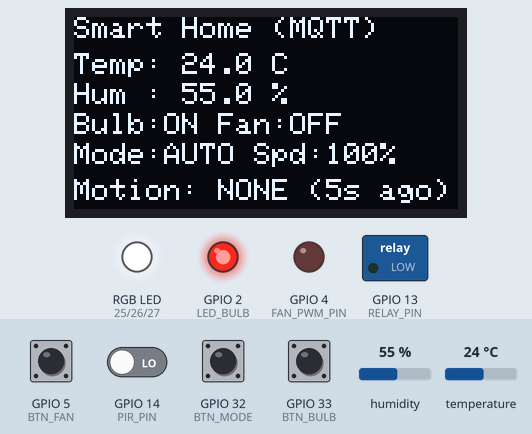
Bench run of a sketch on a simulated ESP32. Parts: 128×64 one-colour display, switched loads named in the sketch (green lamp = pin HIGH), an RGB LED mixed from three pins (HIGH = lit), output pins drawn as LEDs (lit = HIGH). The test bench sets the inputs (shaded band); at power-on: GPIO 5 (BTN_FAN), GPIO 32 (BTN_MODE), GPIO 33 (BTN_BULB) HIGH, GPIO 14 (PIR_PIN) LOW, temperature 24 °C, humidity 55 %. WiFi joins after 1.5 s; servers stay silent unless stated; no MQTT or app messages arrive unless stated; what the sketch prints to the serial monitor is not drawn.

Above: at 5.8 s.
5.9 s: temperature set to 27.3 °C
At 10.4 s:
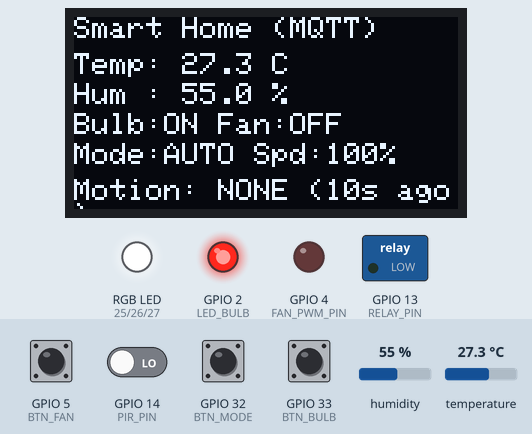
10.5 s: temperature set to 28.7 °C
At 12.3 s:
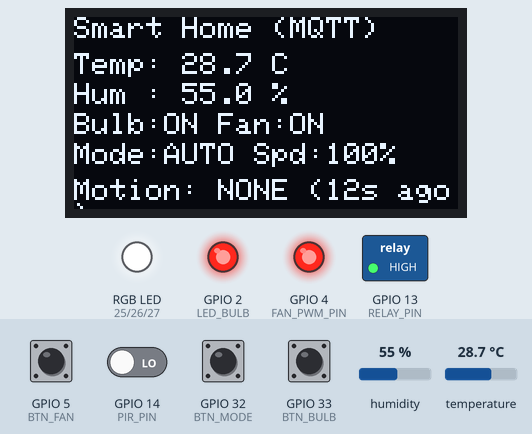
16.5 s: GPIO 33 (BTN_BULB) pulled LOW for 0.15 s
At 17.9 s:
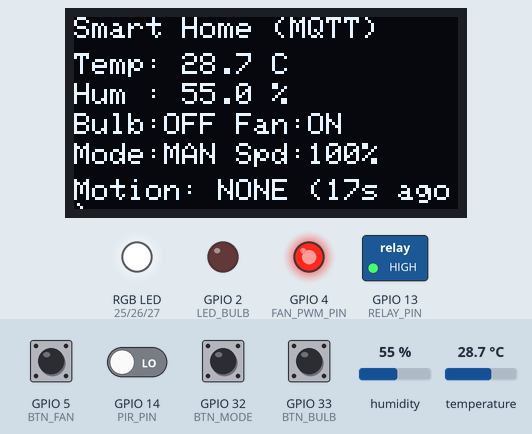
21.5 s: GPIO 14 (PIR_PIN) driven HIGH
At 21.8 s:
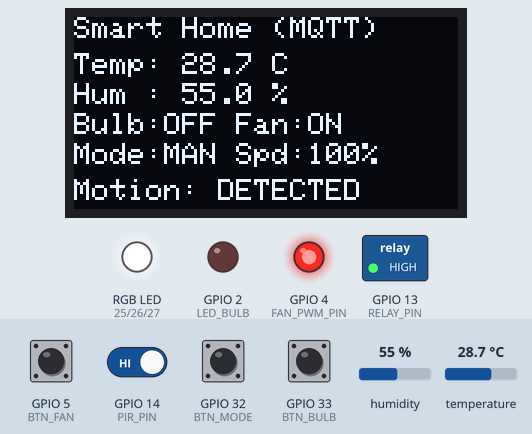
27.0 s: GPIO 5 (BTN_FAN) pulled LOW for 0.15 s
At 29.3 s:
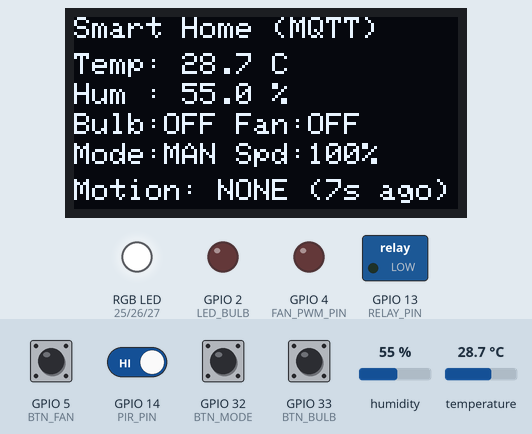
32.0 s: GPIO 32 (BTN_MODE) pulled LOW for 1 s
At 52.3 s:
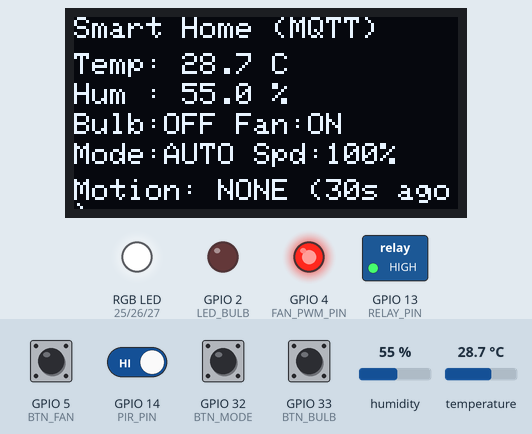
Timing chart, 0 to 53.8 s (numbered marks = the images above; inputs shaded):
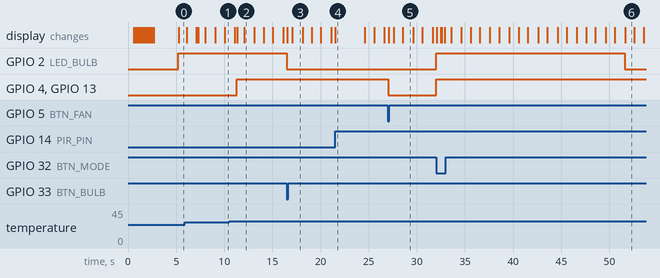

The sketch:

sketch.ino
```cpp
/*******************************************************
 * SMART BULB & FAN IoT SYSTEM (MQTT + AUTO/MANUAL + BUTTON CONTROL)
 * Author: nikhil, Sumit Kumar, Akshat Kumar, Vishal Thakur
 *******************************************************/

#include <Arduino.h>
#include <WiFi.h>
#include <PubSubClient.h>
#include <Wire.h>
#include <Adafruit_GFX.h>
#include <Adafruit_SSD1306.h>
#include <DHT.h>

// ---------- Pin Definitions ----------
#define DHT_PIN 15
#define PIR_PIN 14
#define LED_BULB 2
#define FAN_PWM_PIN 4
#define RELAY_PIN 13

#define BTN_MODE 32
#define BTN_BULB 33
#define BTN_FAN 5

#define RGB_R_PIN 25
#define RGB_G_PIN 26
#define RGB_B_PIN 27

#define DHTTYPE DHT22
DHT dht(DHT_PIN, DHTTYPE);

// ---------- OLED ----------
#define SCREEN_WIDTH 128
#define SCREEN_HEIGHT 64
#define OLED_RESET -1
Adafruit_SSD1306 display(SCREEN_WIDTH, SCREEN_HEIGHT, &Wire, OLED_RESET);

// ---------- WiFi ----------
const char *ssid = "Wokwi-GUEST";
const char *password = "";
const char *mqtt_server = "broker.hivemq.com";

WiFiClient espClient;
PubSubClient client(espClient);

// ---------- Variables ----------
bool motion = false;
bool bulbOn = false;
bool fanOn = false;
bool isManualMode = false;

int fanSpeed = 100;
unsigned long lastMotionTime = 0;

unsigned long lastModePress = 0;
unsigned long lastFanPress = 0;
unsigned long lastBulbPress = 0;

const unsigned long DEBOUNCE_DELAY = 400;
const unsigned long MOTION_DELAY = 30000;

char colorHEX[8] = "#FFFFFF";

// ---------- MQTT Topics ----------
#define TOPIC_TEMP "nikhil/home/temp"
#define TOPIC_HUM "nikhil/home/hum"
#define TOPIC_BULB "nikhil/home/bulb"
#define TOPIC_FAN "nikhil/home/fan"
#define TOPIC_FAN_SPEED "nikhil/home/fan/speed"
#define TOPIC_COLOR "nikhil/home/color"
#define TOPIC_MODE "nikhil/home/mode"
#define TOPIC_MOTION "nikhil/home/motion"

#define TOPIC_CTRL_BULB "nikhil/home/control/bulb"
#define TOPIC_CTRL_FAN "nikhil/home/control/fan"
#define TOPIC_CTRL_FAN_SPEED "nikhil/home/control/fan/speed"
#define TOPIC_CTRL_COLOR "nikhil/home/control/color"
#define TOPIC_CTRL_MODE "nikhil/home/control/mode"

// ---------- Interrupt ----------
void IRAM_ATTR motionISR()
{
  motion = true;
  lastMotionTime = millis();
  Serial.println("📡 PIR detected motion!");
}

// ---------- RGB ----------
void setRGB(uint8_t r, uint8_t g, uint8_t b)
{
  analogWrite(RGB_R_PIN, r);
  analogWrite(RGB_G_PIN, g);
  analogWrite(RGB_B_PIN, b);
  sprintf(colorHEX, "#%02X%02X%02X", r, g, b);
  client.publish(TOPIC_COLOR, colorHEX);
  Serial.printf("🎨 RGB Color Set: R=%d, G=%d, B=%d (%s)\n", r, g, b, colorHEX);
}

// ---------- Device Control ----------
void setBulb(bool state, bool fromManual = false)
{
  bulbOn = state;
  digitalWrite(LED_BULB, state ? HIGH : LOW);
  client.publish(TOPIC_BULB, state ? "ON" : "OFF");
  Serial.printf("💡 Bulb %s [%s]\n", state ? "ON" : "OFF", fromManual ? "MANUAL" : "AUTO");

  if (fromManual)
  {
    isManualMode = true;
    client.publish(TOPIC_MODE, "MANUAL");
    Serial.println("🔧 Switched to MANUAL mode (Bulb control)");
  }
}

void setFan(bool state, bool fromManual = false)
{
  fanOn = state;
  digitalWrite(RELAY_PIN, state ? HIGH : LOW);
  analogWrite(FAN_PWM_PIN, fanOn ? map(fanSpeed, 0, 100, 0, 255) : 0);

  client.publish(TOPIC_FAN, state ? "ON" : "OFF");
  Serial.printf("🌀 Fan %s @ %d%% [%s]\n", state ? "ON" : "OFF", fanSpeed, fromManual ? "MANUAL" : "AUTO");

  if (fromManual)
  {
    isManualMode = true;
    client.publish(TOPIC_MODE, "MANUAL");
    Serial.println("🔧 Switched to MANUAL mode (Fan control)");
  }
}

void setFanSpeed(int speed)
{
  fanSpeed = constrain(speed, 0, 100);
  if (fanOn)
    analogWrite(FAN_PWM_PIN, map(fanSpeed, 0, 100, 0, 255));
  char buf[8];
  sprintf(buf, "%d", fanSpeed);
  client.publish(TOPIC_FAN_SPEED, buf);
  Serial.printf("⚡ Fan Speed Set: %d%%\n", fanSpeed);
}

// ---------- OLED WITH MOTION TIME ----------
void updateOLED(float t, float h)
{
  display.clearDisplay();
  display.setTextColor(SSD1306_WHITE);
  display.setTextSize(1);

  display.setCursor(0, 0);
  display.println("Smart Home (MQTT)");

  display.setCursor(0, 12);
  display.printf("Temp: %.1f C", t);

  display.setCursor(0, 22);
  display.printf("Hum : %.1f %%", h);

  display.setCursor(0, 32);
  display.printf("Bulb:%s Fan:%s", bulbOn ? "ON" : "OFF", fanOn ? "ON" : "OFF");

  display.setCursor(0, 42);
  display.printf("Mode:%s Spd:%d%%", isManualMode ? "MAN" : "AUTO", fanSpeed);

  // ---- NEW MOTION STATUS LINE ----
  display.setCursor(0, 54);
  unsigned long inactive = (millis() - lastMotionTime) / 1000;

  if (inactive < 3)
    display.print("Motion: DETECTED");
  else
    display.printf("Motion: NONE (%lus ago)", inactive);

  display.display();
}

// ---------- Mode Toggle ----------
void toggleMode()
{
  isManualMode = !isManualMode;
  client.publish(TOPIC_MODE, isManualMode ? "MANUAL" : "AUTO");
  Serial.printf("🔄 Mode Toggled: %s\n", isManualMode ? "MANUAL" : "AUTO");
}

// ---------- Publish All States ----------
void publishAllStates()
{
  client.publish(TOPIC_MODE, isManualMode ? "MANUAL" : "AUTO");
  client.publish(TOPIC_BULB, bulbOn ? "ON" : "OFF");
  client.publish(TOPIC_FAN, fanOn ? "ON" : "OFF");
  client.publish(TOPIC_COLOR, colorHEX);

  char buf[8];
  sprintf(buf, "%d", fanSpeed);
  client.publish(TOPIC_FAN_SPEED, buf);

  client.publish(TOPIC_MOTION, "NONE");
  Serial.println("📤 Published all states to MQTT");
}

// ---------- MQTT Callback ----------
void callback(char *topic, byte *message, unsigned int length)
{
  String msg;
  for (int i = 0; i < length; i++)
    msg += (char)message[i];

  Serial.printf("📥 MQTT Received: %s = %s\n", topic, msg.c_str());

  if (String(topic) == TOPIC_CTRL_BULB)
    setBulb(msg == "ON", true);
  else if (String(topic) == TOPIC_CTRL_FAN)
    setFan(msg == "ON", true);
  else if (String(topic) == TOPIC_CTRL_FAN_SPEED)
    setFanSpeed(msg.toInt());
  else if (String(topic) == TOPIC_CTRL_COLOR)
  {
    uint8_t r = strtol(msg.substring(1, 3).c_str(), NULL, 16);
    uint8_t g = strtol(msg.substring(3, 5).c_str(), NULL, 16);
    uint8_t b = strtol(msg.substring(5, 7).c_str(), NULL, 16);
    setRGB(r, g, b);
  }
  else if (String(topic) == TOPIC_CTRL_MODE)
    toggleMode();
}

void reconnectMQTT()
{
  while (!client.connected())
  {
    Serial.println("🔌 Connecting to MQTT broker...");
    if (client.connect("esp32-nikhil"))
    {
      Serial.println("✅ MQTT Connected!");
      client.subscribe(TOPIC_CTRL_BULB);
      client.subscribe(TOPIC_CTRL_FAN);
      client.subscribe(TOPIC_CTRL_FAN_SPEED);
      client.subscribe(TOPIC_CTRL_COLOR);
      client.subscribe(TOPIC_CTRL_MODE);
      Serial.println("📡 Subscribed to all control topics");
      publishAllStates();
    }
    else
    {
      Serial.printf("❌ MQTT connection failed, rc=%d. Retrying...\n", client.state());
    }
    delay(800);
  }
}

void setupWiFi()
{
  Serial.printf("📶 Connecting to WiFi: %s\n", ssid);
  WiFi.begin(ssid, password);
  while (WiFi.status() != WL_CONNECTED)
  {
    delay(200);
    Serial.print(".");
  }
  Serial.printf("\n✅ WiFi Connected! IP: %s\n", WiFi.localIP().toString().c_str());
}

// ---------- Setup ----------
void setup()
{
  Serial.begin(115200);
  delay(500);
  Serial.println("\n\n" + String('=').substring(0, 50));
  Serial.println("🏠 SMART HOME IoT SYSTEM");
  Serial.println("   by Nikhil, Sumit, Akshat, Vishal");
  Serial.println(String('=').substring(0, 50));

  Serial.println("⚙️  Initializing hardware...");
  pinMode(LED_BULB, OUTPUT);
  pinMode(RELAY_PIN, OUTPUT);
  pinMode(PIR_PIN, INPUT_PULLDOWN);
  pinMode(BTN_MODE, INPUT_PULLUP);
  pinMode(BTN_FAN, INPUT_PULLUP);
  pinMode(BTN_BULB, INPUT_PULLUP);
  Serial.println("✅ GPIO pins configured");

  attachInterrupt(digitalPinToInterrupt(PIR_PIN), motionISR, RISING);
  Serial.println("✅ PIR interrupt attached");

  dht.begin();
  Serial.println("✅ DHT22 sensor initialized");

  setRGB(255, 255, 255);
  Serial.println("✅ RGB LED initialized");

  display.begin(SSD1306_SWITCHCAPVCC, 0x3C);
  Serial.println("✅ OLED display initialized");

  // ---------- CLEAN MINIMAL BOOT ANIMATION ----------
  Serial.println("🎬 Starting boot animation...");
  display.clearDisplay();
  display.setTextSize(1);
  display.setTextColor(SSD1306_WHITE);

  for (int i = 0; i <= 100; i += 5)
  {
    display.clearDisplay();
    display.setCursor(20, 20);
    display.println("Booting...");
    display.setCursor(18, 35);
    display.printf("[%3d%%]", i);

    int bar = map(i, 0, 100, 0, 100);
    display.fillRect(10, 50, bar, 6, SSD1306_WHITE);
    display.drawRect(10, 50, 100, 6, SSD1306_WHITE);

    display.display();
    delay(80);
  }

  setupWiFi();
  client.setServer(mqtt_server, 1883);
  client.setCallback(callback);
  Serial.printf("✅ MQTT server set: %s:1883\n", mqtt_server);
  Serial.println("\n🚀 System Ready!\n");
}

// ---------- Loop ----------
void loop()
{
  if (!client.connected())
    reconnectMQTT();
  client.loop();

  float t = dht.readTemperature();
  float h = dht.readHumidity();

  static unsigned long lastSensorLog = 0;
  if (millis() - lastSensorLog > 10000)
  {
    lastSensorLog = millis();
    Serial.printf("🌡️  Temp: %.1f°C | Humidity: %.1f%% | Mode: %s | Bulb: %s | Fan: %s @ %d%%\n",
                  t, h, isManualMode ? "MANUAL" : "AUTO",
                  bulbOn ? "ON" : "OFF", fanOn ? "ON" : "OFF", fanSpeed);
  }

  // BUTTON HANDLING
  if (digitalRead(BTN_MODE) == LOW && millis() - lastModePress > DEBOUNCE_DELAY)
  {
    lastModePress = millis();
    Serial.println("🔘 MODE button pressed");
    toggleMode();
  }

  if (digitalRead(BTN_FAN) == LOW && millis() - lastFanPress > DEBOUNCE_DELAY)
  {
    lastFanPress = millis();
    Serial.println("🔘 FAN button pressed");
    if (!isManualMode)
    {
      isManualMode = true;
      client.publish(TOPIC_MODE, "MANUAL");
    }
    setFan(!fanOn, true);
  }

  if (digitalRead(BTN_BULB) == LOW && millis() - lastBulbPress > DEBOUNCE_DELAY)
  {
    lastBulbPress = millis();
    Serial.println("🔘 BULB button pressed");
    if (!isManualMode)
    {
      isManualMode = true;
      client.publish(TOPIC_MODE, "MANUAL");
    }
    setBulb(!bulbOn, true);
  }

  // PIR MQTT PUBLISHING
  static bool sentNone = true;

  if (motion)
  {
    motion = false;
    client.publish(TOPIC_MOTION, "DETECTED");
    sentNone = false;
  }

  if (millis() - lastMotionTime > MOTION_DELAY && !sentNone)
  {
    client.publish(TOPIC_MOTION, "NONE");
    sentNone = true;
  }

  // AUTO MODE
  if (!isManualMode)
  {
    if (!isnan(t))
    {
      if (t > 28 && !fanOn)
      {
        Serial.printf("🌡️  AUTO: Temperature %.1f°C > 28°C, turning fan ON\n", t);
        setFan(true);
      }
      if (t <= 28 && fanOn)
      {
        Serial.printf("🌡️  AUTO: Temperature %.1f°C <= 28°C, turning fan OFF\n", t);
        setFan(false);
      }
    }

    if (millis() - lastMotionTime < MOTION_DELAY && !bulbOn)
    {
      Serial.println("👁️  AUTO: Motion detected, turning bulb ON");
      setBulb(true);
    }
    else if (millis() - lastMotionTime >= MOTION_DELAY && bulbOn)
    {
      Serial.println("👁️  AUTO: No motion for 30s, turning bulb OFF");
      setBulb(false);
    }
  }

  // Sensor Data Publish
  static unsigned long lastPub = 0;
  if (millis() - lastPub > 5000)
  {
    lastPub = millis();
    char buf[8];
    sprintf(buf, "%.1f", t);
    client.publish(TOPIC_TEMP, buf);
    sprintf(buf, "%.1f", h);
    client.publish(TOPIC_HUM, buf);
    sprintf(buf, "%d", fanSpeed);
    client.publish(TOPIC_FAN_SPEED, buf);
  }

  updateOLED(t, h);
  delay(80);
}
```

Measured:
- the behaviour switches between 28 and 28.1 °C on temperature (found by bisection; images 1 and 2)
- after the input at 10.5 s, GPIO 4 (FAN_PWM_PIN), GPIO 13 (RELAY_PIN): LOW → HIGH after 0.80 s; the display: first differs from a run without the input after 0.83 s (image 2 shows a later state)
- after the input at 16.5 s, GPIO 2 (LED_BULB): HIGH → LOW at once; the display: first changes at once (image 3 shows a later state)
- after the input at 21.5 s, the display: changes at once (image 4)
- after the input at 27.0 s, GPIO 4 (FAN_PWM_PIN), GPIO 13 (RELAY_PIN): HIGH → LOW at once; the display: first changes after 0.06 s (image 5 shows a later state)
- after the input at 32.0 s, GPIO 2 (LED_BULB): LOW → HIGH at once, → LOW 19.6 s later; GPIO 4 (FAN_PWM_PIN), GPIO 13 (RELAY_PIN): LOW → HIGH at once; the display: first changes after 0.07 s (image 6 shows a later state)
- what the display in image 3 shows lasts 1.0 s, from 17.1 s to 18.1 s
